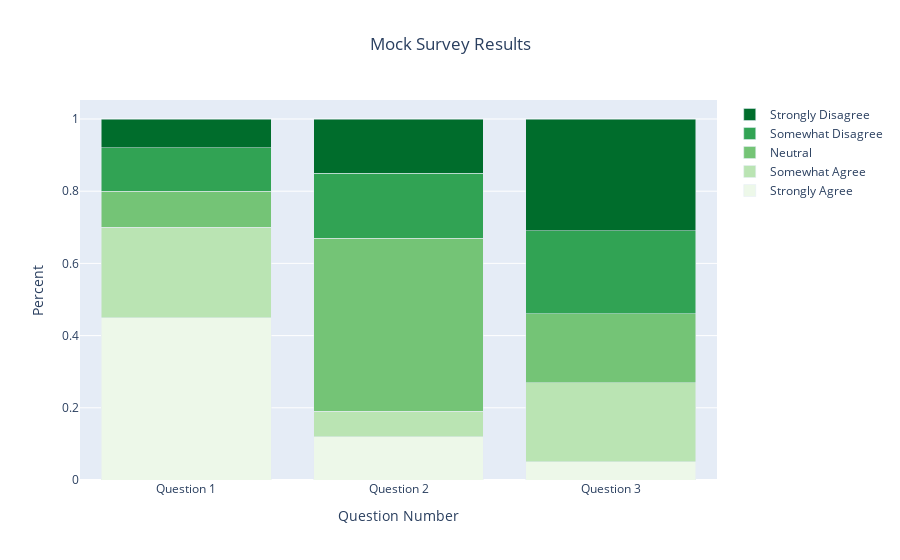

Notebook code cell kept with this figure:
### Markdown cell above
## Bar Plot - Stacked

### Code cell
colors = {'Strongly Agree' : '#edf8e9', 
          'Somewhat Agree' : '#bae4b3', 
          'Neutral' : '#74c476', 
          'Somewhat Disagree' : '#31a354', 
          'Strongly Disagree' : '#006d2c'}

data = [go.Bar(x=df['Unnamed: 0'], 
               y=df[response], 
               name=response,
               marker=dict(color=colors[response])) for response in df.columns[1:]]

layout = go.Layout(title='Mock Survey Results',
                   title_x=0.5,
                   xaxis_title='Question Number',
                   yaxis_title='Percent',
                   hovermode='x unified',
                   barmode='stack')

fig = go.Figure(data=data, layout=layout)
fig.show()

### Figure 1 — Plotly figure (JSON) as saved in the notebook; plotly's stock layout.template omitted (floating-point values rounded to 4 significant figures)
{"data": [{"marker": {"color": "#edf8e9"}, "name": "Strongly Agree", "type": "bar", "x": ["Question 1", "Question 2", "Question 3"], "y": [0.45, 0.12, 0.05]}, {"marker": {"color": "#bae4b3"}, "name": "Somewhat Agree", "type": "bar", "x": ["Question 1", "Question 2", "Question 3"], "y": [0.25, 0.07, 0.22]}, {"marker": {"color": "#74c476"}, "name": "Neutral", "type": "bar", "x": ["Question 1", "Question 2", "Question 3"], "y": [0.1, 0.48, 0.19]}, {"marker": {"color": "#31a354"}, "name": "Somewhat Disagree", "type": "bar", "x": ["Question 1", "Question 2", "Question 3"], "y": [0.12, 0.18, 0.23]}, {"marker": {"color": "#006d2c"}, "name": "Strongly Disagree", "type": "bar", "x": ["Question 1", "Question 2", "Question 3"], "y": [0.08, 0.15, 0.31]}], "layout": {"barmode": "stack", "hovermode": "x unified", "title": {"text": "Mock Survey Results", "x": 0.5}, "xaxis": {"title": {"text": "Question Number"}}, "yaxis": {"title": {"text": "Percent"}}}}
